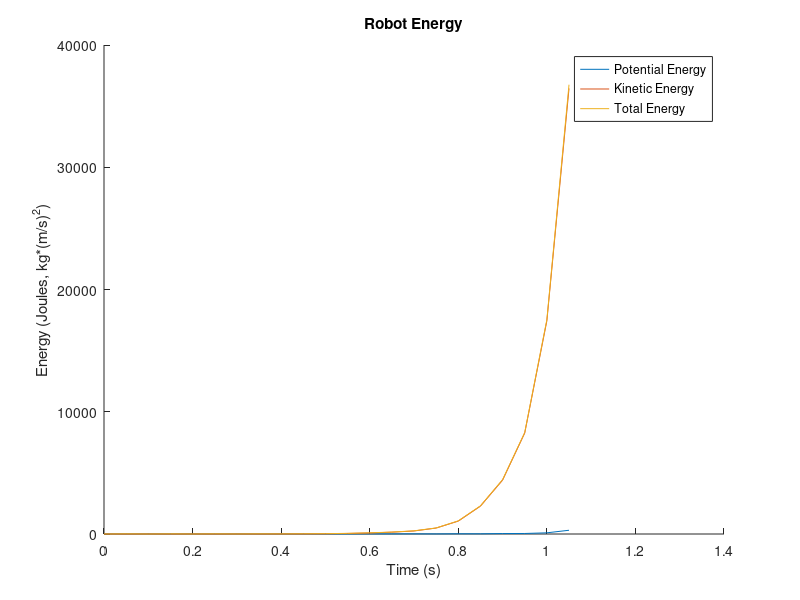

Write the MATLAB code that produced this figure.
delimeterIn=',';
data = importdata("variable_bot_energy.txt", delimeterIn);

x = data(1:22,1);
p = data(1:22,2);
k = data(1:22,3);
t = data(1:22,4);

hold on

plot(x, p, 'DisplayName', 'Potential Energy');
plot(x, k, 'DisplayName', 'Kinetic Energy');
plot(x, t, 'DisplayName', 'Total Energy');

legend('AutoUpdate', 'off');

xlabel('Time (s)');
ylabel('Energy (Joules, kg*(m/s)^2)');
title('Robot Energy');